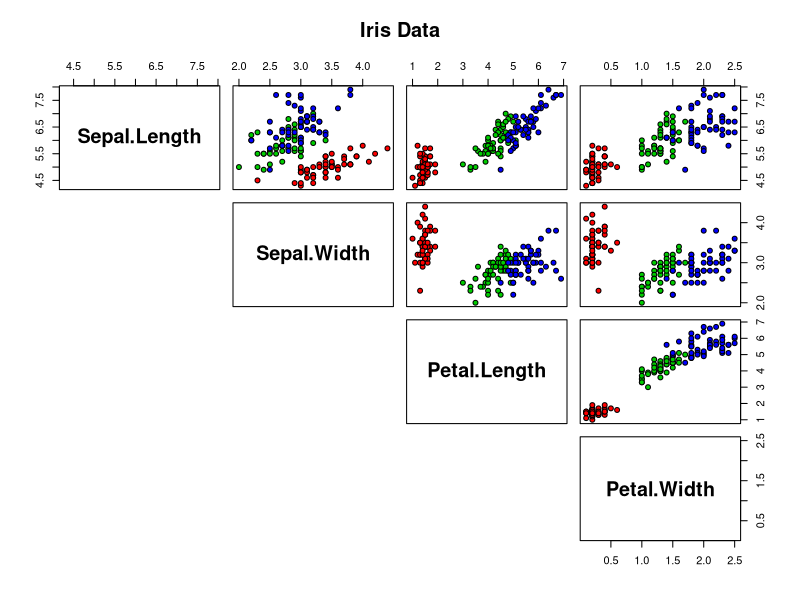
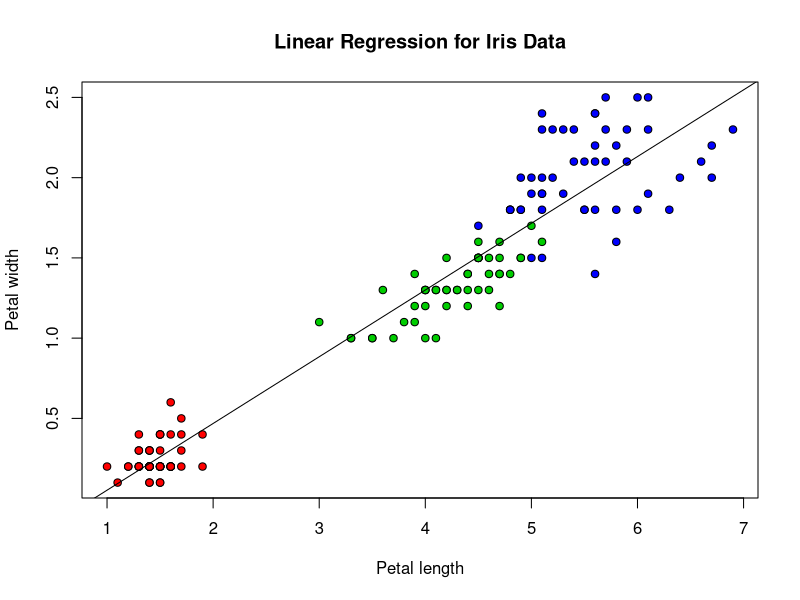
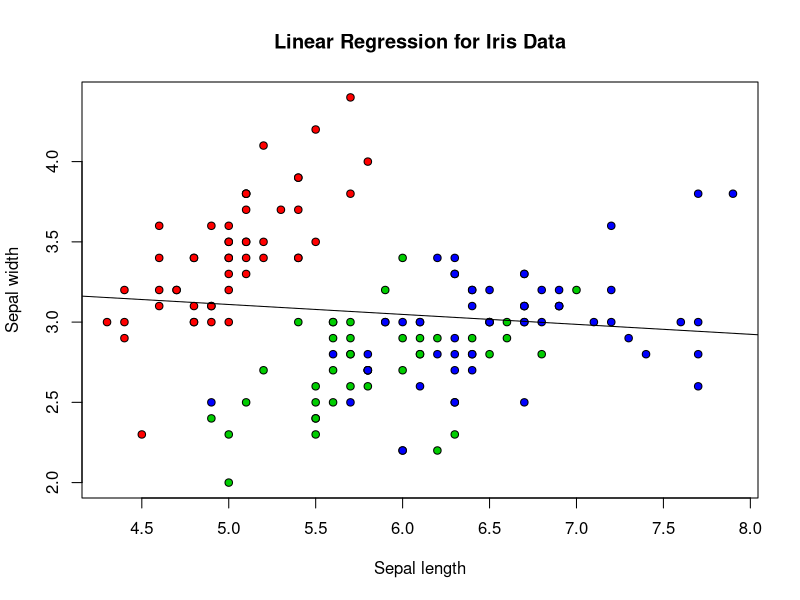

Source code (R) for these figures, in order:
# File description -------------------------------------------------------------
# Examples of linear regression

# Setup ------------------------------------------------------------------------
rm(list=ls()) # Delete all variables
graphics.off() # Close all open plots
cat("\014")   # Clear console

# Visualize the data -----------------------------------------------------------
pairs(iris[1:4], 
      main = "Iris Data", 
      pch = 21, 
      bg = c("red", "green3", "blue")[unclass(iris$Species)],
      lower.panel=NULL, 
      labels=c("Sepal.Length","Sepal.Width","Petal.Length","Petal.Width"), 
      font.labels=2,
      cex.labels=1.8) 

# Inspect the data
print(head(iris))

# Fit a simple linear regression -----------------------------------------------
linear_regression_model_1 <- lm(iris$Petal.Width ~ iris$Petal.Length)
print(summary(linear_regression_model_1))
cat("\ny = mx + b\n") # Linear model
# residuals(linear_regression_model_1) # Errors by data point

# Visualize linear regression
plot(iris$Petal.Length, 
     iris$Petal.Width,
     pch=21,
     bg=c("red","green3","blue")[unclass(iris$Species)],
     main="Linear Regression for Iris Data",
     xlab="Petal length",
     ylab="Petal width")

abline(lsfit(iris$Petal.Length, iris$Petal.Width)$coefficients, 
       col="black")

# Fit another simple linear regression -----------------------------------------
linear_regression_model_2 <- lm(iris$Sepal.Length ~ iris$Sepal.Width)
print(summary(linear_regression_model_2))
cat("\ny = mx + b\n") # Linear model
# residuals(linear_regression_model_2) # Errors by data point

# Visualize linear regression
plot(iris$Sepal.Length, 
     iris$Sepal.Width,
     pch=21,
     bg=c("red","green3","blue")[unclass(iris$Species)],
     main="Linear Regression for Iris Data",
     xlab="Sepal length",
     ylab="Sepal width")

abline(lsfit(iris$Sepal.Length, iris$Sepal.Width)$coefficients, 
       col="black")

# Fit a more complex linear regression -----------------------------------------
linear_regression_model_3 <- lm(iris$Petal.Length ~ iris$Petal.Width 
                                + iris$Sepal.Length
                                + iris$Sepal.Width)
print(summary(linear_regression_model_3))